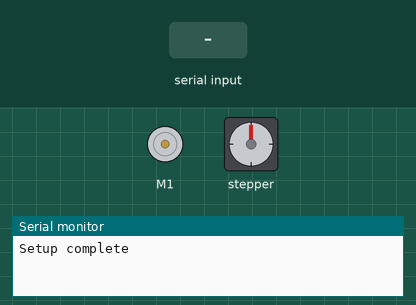
This sketch was run on a simulated Arduino Uno, built with avr-gcc and run on an emulated ATmega328P. Shown: DC motor (green arrow = forward, orange = backward, longer = faster), stepper motor, the last lines printed to the serial monitor. The test bench sets the inputs (shaded band). Stepper angles assume 2000 steps per turn.

Above: at 1.2 s.
1.3 s: "v" received over Serial
At 1.31 s:
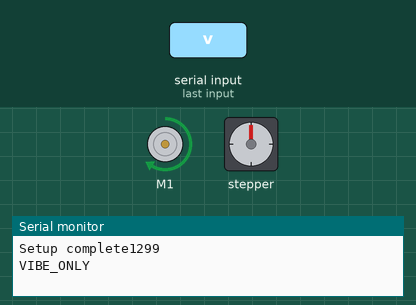
2.8 s: "s" received over Serial
At 3.6 s:
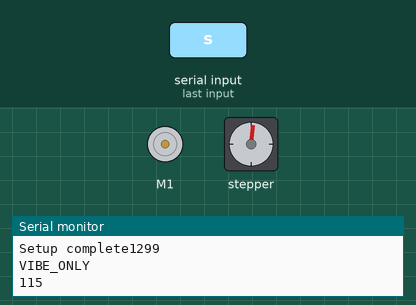
4.3 s: "d" received over Serial
At 5.0 s:
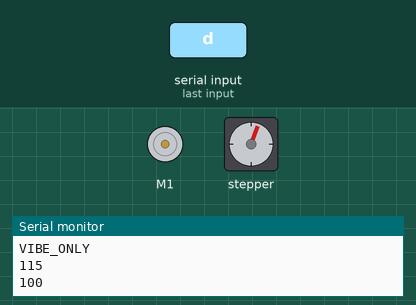
5.8 s: "v" received over Serial
At 5.81 s:
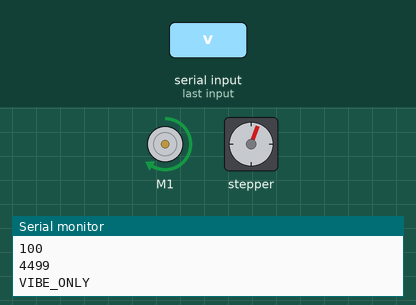
Timing chart, 0 to 8.3 s (numbered marks = the images above; inputs shaded):
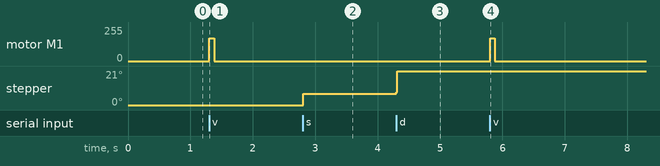

The sketch:

001_Stepper_and_DCMotor.ino
```cpp
#include <Wire.h>
#include <Adafruit_MotorShield.h>
#include "utility/Adafruit_MS_PWMServoDriver.h"

// Create the motor shield object with the default I2C address
Adafruit_MotorShield AFMS = Adafruit_MotorShield();

// put DC motor at m1
Adafruit_DCMotor *myDCMotor = AFMS.getMotor(1);

// stepper motor
Adafruit_StepperMotor *myMotor = AFMS.getStepper(2000, 2);


int ledPin = 13;
int val = 0;
long interval = 80;
long previousTime = 0;
int ctr = 0;
unsigned long currentTime;
unsigned long motTime = millis();

void setup(){
  Serial.begin(115200);

  AFMS.begin();  // create with the default frequency 1.6KHz

      // setup stepper
    myMotor->setSpeed(1000);  // 60 rpm

   // setup DC motor
   myDCMotor->setSpeed(170);

  Serial.write("Setup complete");
}
void loop(){

 currentTime = millis();

  if(currentTime - previousTime > interval){

      // turn off DC motor
       myDCMotor->run(RELEASE);
  }

  val = Serial.read();      // read the serial port


  // if 'v' is pressed, only the vibration motor turns on
 if (val == 118){
    // make sure the DC motor doesn't get activated
    // too often, otherwise it freezes the arduino
    if(millis() - motTime > 300){
      Serial.println(millis() - motTime);
      motTime = millis();
      Serial.println("VIBE_ONLY");
      myDCMotor->run(FORWARD);
      previousTime = currentTime;
    }

  }

  // if 's' is pressed, then only the stepper motor goes
  else if (val == 115) {
    Serial.println(val);
    myMotor->step(40, FORWARD, SINGLE);
    // release motor so it doesn't get too hot!
    myMotor->release();
    }

  // if 'h' is pressed, then stepper delivers half reward
  else if (val == 104) {Serial.println(val);
    myMotor->step(20, FORWARD, SINGLE);
    // release motor so it doesn't get too hot!
    myMotor->release();
    }

  // if 'd' is pressed, then stepper delivers double reward
  else if (val == 100) {Serial.println(val);
    myMotor->step(80, FORWARD, SINGLE);
    // release motor so it doesn't get too hot!
    myMotor->release();
    }

}
```

Measured:
- after the input at 1.3 s, motor M1: stopped → forward 170/255 at once, → stopped 0.08 s later
- after the input at 4.3 s, stepper: goes 8° 0.01 s, then 21°, starting at once
- after the input at 5.8 s, motor M1: stopped → forward 170/255 at once, → stopped 0.08 s later
